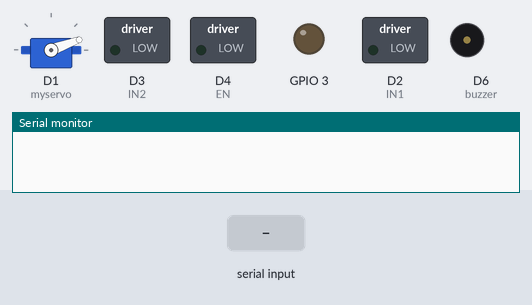
Recording of a sketch running on a simulated ESP8266 (NodeMCU). On the bench: servo, switched loads named in the sketch (green lamp = pin HIGH), output pins drawn as LEDs (lit = HIGH), buzzer (waves = sounding, pin HIGH), the last lines printed to the serial monitor. The inputs (shaded band) are chosen by the test bench. WiFi joins after 1.5 s; servers stay silent unless stated; the local clock reads 2024-03-15 10:24:30 at power-on unless the sketch sets it.

Above: at 3.2 s.
3.3 s: "servo90" received over Serial
At 5.4 s:
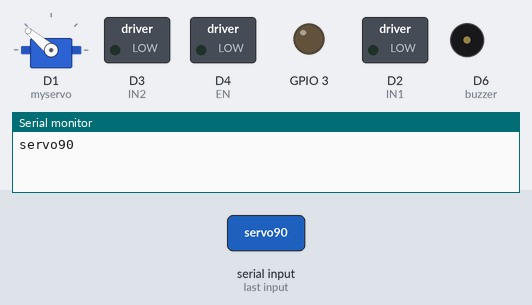
5.8 s: "servo0" received over Serial
At 7.3 s:
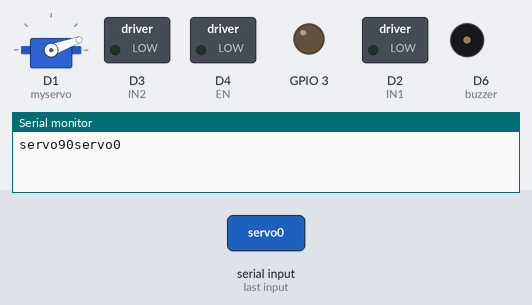
Timing chart, 0 to 8.8 s (numbered marks = the images above; inputs shaded):
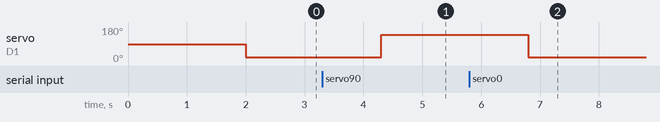

Measured:
- after the input at 3.3 s, servo on D1 (myservo): 20° → 140° after 1.0 s
- after the input at 5.8 s, servo on D1 (myservo): 140° → 20° after 1.0 s

The sketch:

Main-dev.ino
```cpp
// #include <ESP8266WiFi.h> // Library for WiFi
// #include <time.h> // Library for time functions
// #include <Servo.h>

// #define IN1 D2
// #define IN2 D3
// #define EN D4
// #define touchPin D5
// #define buzzer D6
// #define led D7

// Servo myservo;

// const char* ssid = "Gihaa.dev";
// const char* password = "12344566";

// time_t now;
// struct tm timeinfo;

// int alarmHour = 99; // Alarm hour (24-hour format)
// int alarmMinute = 99; // Alarm minute

// int alarmPin = D1; // Pin connected to the alarm buzzer
// int buttonPin = D3; // Pin connected to the button for setting the alarm


// int hour, minute, second;
// int touchState = 0;

// int motor_offset = 350;
// int time_offset = 19800;

// void setup() {
//   Serial.begin(115200);
//   myservo.attach(D1);
//   pinMode(IN1, OUTPUT);
//   pinMode(IN2, OUTPUT);
//   pinMode(EN, OUTPUT);
//   pinMode(D9, OUTPUT);
//   pinMode(buzzer, OUTPUT);
//   pinMode(touchPin, INPUT_PULLUP);


//   // Connect to WiFi
//   WiFi.begin(ssid, password);
//   while (WiFi.status() != WL_CONNECTED) {
//     delay(1000);
//     Serial.println("Connecting to WiFi...");
//   }
//   Serial.println("Connected to WiFi");

//   // Connect to NTP server and set the time
// configTime(0, 0, "pool.ntp.org", "time.nist.gov");
//   while (!getLocalTime(&timeinfo)) {
//     Serial.println("Waiting for NTP time sync...");
//     delay(1000);
//   }
//   Serial.println(asctime(&timeinfo));

// }

// void loop() {

//  if (Serial.available() > 0) { // check if there is data available to read
//     String incomingString = Serial.readString(); // read incoming data as a string
//     Serial.println(incomingString);
//     int colonIndex = incomingString.indexOf(":");
//     String hourString = incomingString.substring(0, colonIndex);
//     String minuteString = incomingString.substring(colonIndex + 1);
//     alarmHour = hourString.toInt();
//     alarmMinute = minuteString.toInt();
//     Serial.println(alarmHour);
//     Serial.println(alarmMinute);
//   }

//   myservo.write(0);
//   // Get the current time
//   now = time(nullptr);
//   localtime_r(&now, &timeinfo);
//   Serial.println(asctime(&timeinfo));

//   hour = timeinfo.tm_hour;
//   minute = timeinfo.tm_min;
//   second = timeinfo.tm_sec;

//   add_offset(hour, minute, second, time_offset);

//   Serial.print(hour);
//   Serial.print(" :: ");
//   Serial.print(minute);
//   Serial.print(" :: ");
//   Serial.print(second);
//   Serial.print("\n\n");

//   // Check if the current time matches the alarm time
//   if (hour == alarmHour && minute == alarmMinute ) {
//     Serial.println("alaram on");
//     alarm_triggred();
//   } else {
//     digitalWrite(led, LOW);
//     delay(1000);
//     Serial.println("alaram Off");
//   }

// }

// void add_offset(int &hour, int &minute, int &second, int offset_in_seconds) {
//   second += offset_in_seconds;
//   while (second >= 60) {
//     second -= 60;
//     minute += 1;
//   }
//   while (minute >= 60) {
//     minute -= 60;
//     hour += 1;
//   }
//   while (hour >= 24) {
//     hour -= 24;
//   }
// }

// void alarm_triggred(){

//   int timer = 0;

//       //debug
//       digitalWrite(IN1, HIGH);
//       digitalWrite(IN2, LOW);
//       analogWrite(EN, 128);
//       delay(motor_offset);
//       digitalWrite(IN1, LOW);
//       digitalWrite(IN2, LOW);

//   while (timer != 10){

//     touchState = digitalRead(touchPin);
//     digitalWrite(D1, HIGH);
//     digitalWrite(led, HIGH);

//     if (touchState == HIGH) {
//       Serial.println("sensor is pressed");
//       digitalWrite(IN1, HIGH);
//       digitalWrite(IN2, LOW);
//       analogWrite(EN, 128);
//       delay(motor_offset);
//       digitalWrite(IN1, LOW);
//       digitalWrite(IN2, LOW);

//       myservo.write(90);
//       delay(4000);
//       myservo.write(0);
//       digitalWrite(D1, LOW);
//       digitalWrite(led, LOW);
//       break;
//     }
//     else {
//       Serial.println("Touch sensor is not pressed");
//     }
//     delay(1000);
//     timer += 1;

//   }
//    digitalWrite(D1, LOW);
//    digitalWrite(led, LOW);
//   //logic
// }

#include <ESP8266WiFi.h> // Library for WiFi
#include <time.h> // Library for time functions
#include <Servo.h>

#define IN1 D2
#define IN2 D3
#define EN D4
#define touchPin D5
#define buzzer D6
#define led D7

Servo myservo;

const char* ssid = "Gihaa.dev";
const char* password = "12344566";

time_t now;
struct tm timeinfo;

int alarmHour = 99; // Alarm hour (24-hour format)
int alarmMinute = 99; // Alarm minute

int hour, minute, second;
int touchState = 0;

int motor_offset = 350;
int time_offset = 19800;

void setup() {

  myservo.attach(D1);
  pinMode(IN1, OUTPUT);
  pinMode(IN2, OUTPUT);
  pinMode(EN, OUTPUT);
  pinMode(D9, OUTPUT);
  pinMode(buzzer, OUTPUT);
  pinMode(touchPin, INPUT_PULLUP);


  // Connect to WiFi
  WiFi.begin(ssid, password);
  while (WiFi.status() != WL_CONNECTED) {
    delay(1000);
  }

  // Connect to NTP server and set the time
configTime(0, 0, "pool.ntp.org", "time.nist.gov");
  while (!getLocalTime(&timeinfo)) {
    delay(1000);
  }
  myservo.write(20);
  Serial.begin(9600);

}

void loop() {

 if (Serial.available() > 0) {
    String incomingString = Serial.readString();
    Serial.print(incomingString);
    if (incomingString == "servo90") {
      myservo.write(140);
    }
    else if (incomingString == "servo0"){
      myservo.write(20);
    }
    int colonIndex = incomingString.indexOf(":");
    String hourString = incomingString.substring(0, colonIndex);
    String minuteString = incomingString.substring(colonIndex + 1);
    alarmHour = hourString.toInt();
    alarmMinute = minuteString.toInt();
    //Serial.println(alarmHour);
    //Serial.println(alarmMinute);
  }

  // Get the current time
  now = time(nullptr);
  localtime_r(&now, &timeinfo);

  hour = timeinfo.tm_hour;
  minute = timeinfo.tm_min;
  second = timeinfo.tm_sec;

  add_offset(hour, minute, second, time_offset);

  // Serial.print(hour);
  // Serial.print(" :: ");
  // Serial.print(minute);
  // Serial.print(" :: ");
  // Serial.print(second);
  // Serial.print("\n\n\n");
  // Serial.print("alarmHour : " );
  // Serial.print(alarmHour);
  // Serial.print("alarmMinute : ");
  // Serial.print(alarmMinute);
  // Serial.print("\n\n\n");

  // Check if the current time matches the alarm time
  if (hour == alarmHour && minute == alarmMinute && second == 0) {
    //Serial.println("alaram on");
    alarm_triggred();
  } else {
    digitalWrite(led, LOW);
    //Serial.println("alaram Off");
  }

}

void add_offset(int &hour, int &minute, int &second, int offset_in_seconds) {
  second += offset_in_seconds;
  while (second >= 60) {
    second -= 60;
    minute += 1;
  }
  while (minute >= 60) {
    minute -= 60;
    hour += 1;
  }
  while (hour >= 24) {
    hour -= 24;
  }
}

void alarm_triggred(){

  int timer = 0;


  while (timer != 10){

    touchState = digitalRead(touchPin);
    digitalWrite(buzzer, HIGH);
    digitalWrite(led, HIGH);

    if (touchState == HIGH) {
      digitalWrite(buzzer, LOW);
      //Serial.print("sensor is pressed\n");
      digitalWrite(IN1, HIGH);
      digitalWrite(IN2, LOW);
      analogWrite(EN, 128);
      delay(motor_offset);
      digitalWrite(IN1, LOW);
      digitalWrite(IN2, LOW);

      myservo.write(100);
      delay(6000);
      myservo.write(20);
      digitalWrite(led, LOW);
      //Serial.flush();
      break;
    }
    else {
      //Serial.print("Touch sensor is not pressed\n");
    }
    delay(1000);
    timer += 1;

  }
   digitalWrite(buzzer, LOW);
   digitalWrite(led, LOW);
    Serial.flush();
}
```
